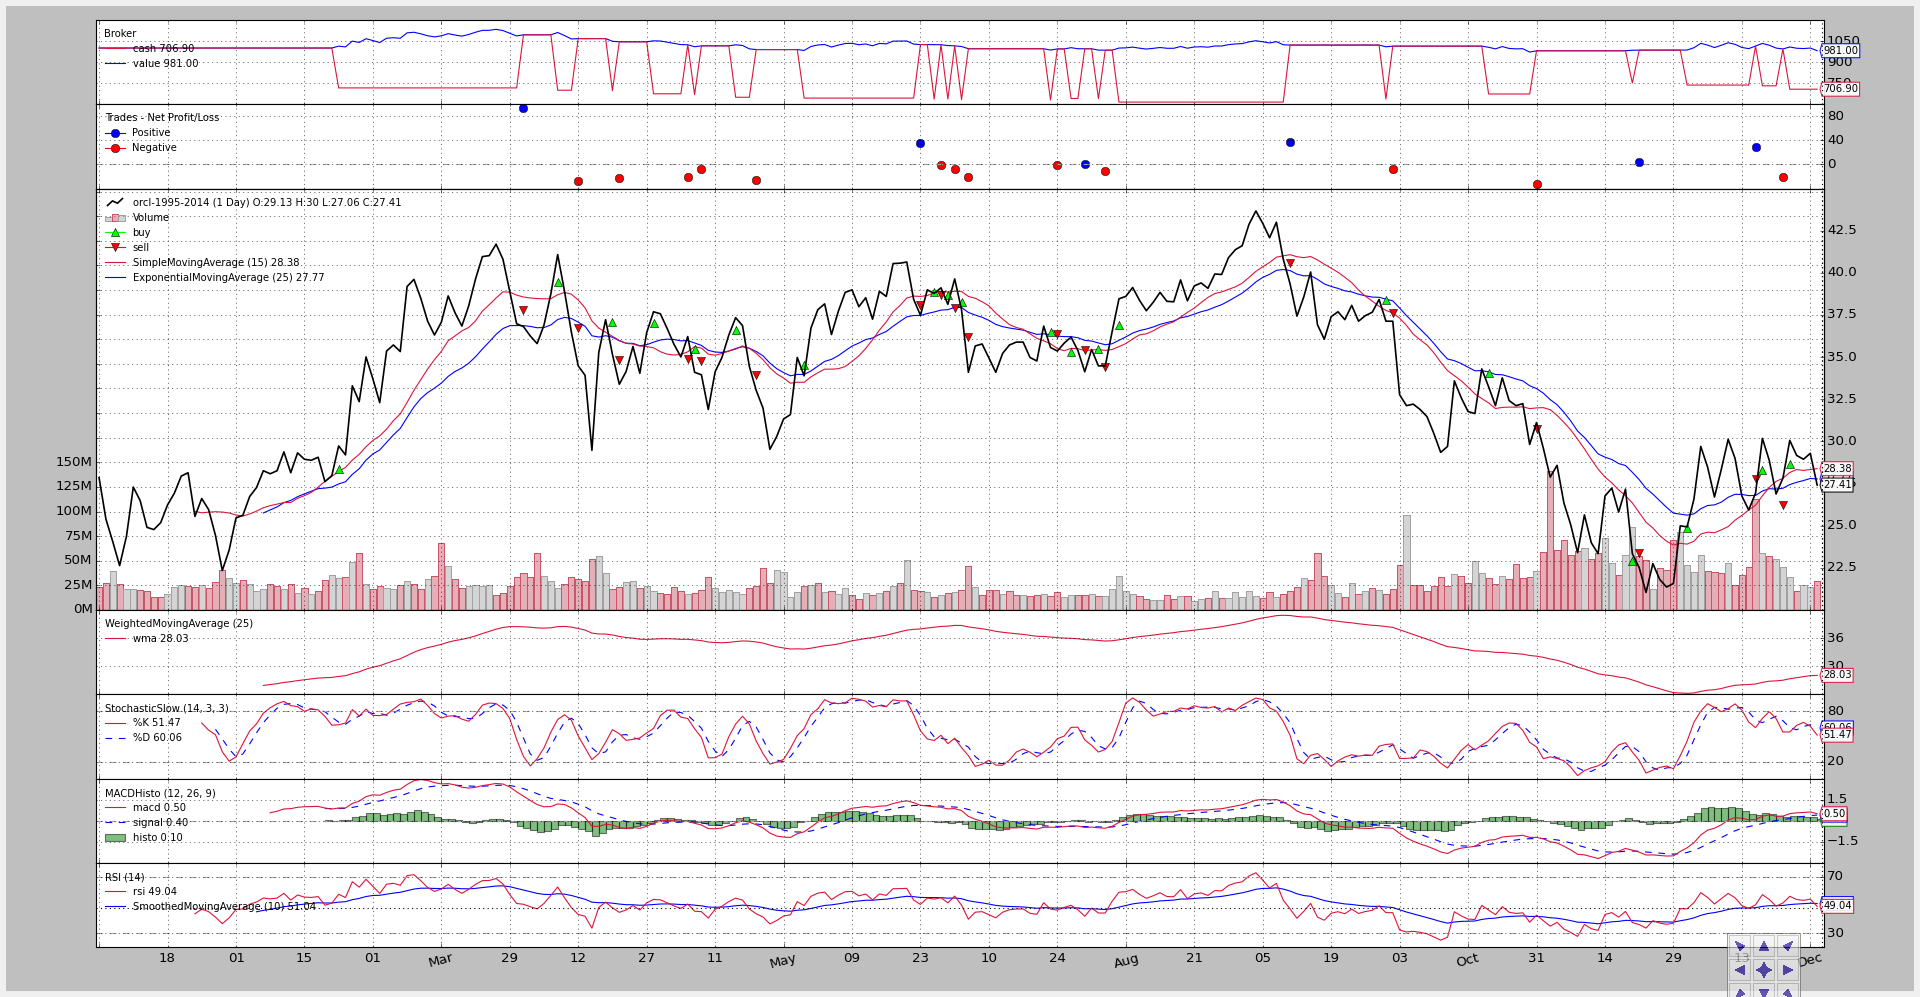

Python code for this plot:
#!/usr/bin/env python
# -*- coding: utf-8; py-indent-offset:4 -*-
###############################################################################
#
# Copyright (C) 2015, 2016 Daniel Rodriguez
#
# This program is free software: you can redistribute it and/or modify
# it under the terms of the GNU General Public License as published by
# the Free Software Foundation, either version 3 of the License, or
# (at your option) any later version.
#
# This program is distributed in the hope that it will be useful,
# but WITHOUT ANY WARRANTY; without even the implied warranty of
# MERCHANTABILITY or FITNESS FOR A PARTICULAR PURPOSE.  See the
# GNU General Public License for more details.
#
# You should have received a copy of the GNU General Public License
# along with this program.  If not, see <http://www.gnu.org/licenses/>.
#
###############################################################################
from __future__ import (absolute_import, division, print_function,
                        unicode_literals)

import datetime  # For datetime objects
import os.path  # To manage paths
import sys  # To find out the script name (in argv[0])

# Import the backtrader platform
import backtrader as bt


# Create a Stratey
class TestStrategy(bt.Strategy):
    params = (
        ('maperiod', 15),
    )

    def log(self, txt, dt=None):
        ''' Logging function fot this strategy'''
        dt = dt or self.datas[0].datetime.date(0)
        print('%s, %s' % (dt.isoformat(), txt))

    def __init__(self):
        # Keep a reference to the "close" line in the data[0] dataseries
        self.dataclose = self.datas[0].close

        # To keep track of pending orders and buy price/commission
        self.order = None
        self.buyprice = None
        self.buycomm = None

        # Add a MovingAverageSimple indicator
        self.sma = bt.indicators.SimpleMovingAverage(
            self.datas[0], period=self.params.maperiod)

        # Indicators for the plotting show
        bt.indicators.ExponentialMovingAverage(self.datas[0], period=25)
        bt.indicators.WeightedMovingAverage(self.datas[0], period=25,
                                            subplot=True)
        bt.indicators.StochasticSlow(self.datas[0])
        bt.indicators.MACDHisto(self.datas[0])
        rsi = bt.indicators.RSI(self.datas[0])
        bt.indicators.SmoothedMovingAverage(rsi, period=10)
        bt.indicators.ATR(self.datas[0], plot=False)

    def notify_order(self, order):
        if order.status in [order.Submitted, order.Accepted]:
            # Buy/Sell order submitted/accepted to/by broker - Nothing to do
            return

        # Check if an order has been completed
        # Attention: broker could reject order if not enougth cash
        if order.status in [order.Completed, order.Canceled, order.Margin]:
            if order.isbuy():
                self.log(
                    'BUY EXECUTED, Price: %.2f, Cost: %.2f, Comm %.2f' %
                    (order.executed.price,
                     order.executed.value,
                     order.executed.comm))

                self.buyprice = order.executed.price
                self.buycomm = order.executed.comm
            else:  # Sell
                self.log('SELL EXECUTED, Price: %.2f, Cost: %.2f, Comm %.2f' %
                         (order.executed.price,
                          order.executed.value,
                          order.executed.comm))

            self.bar_executed = len(self)

        # Write down: no pending order
        self.order = None

    def notify_trade(self, trade):
        if not trade.isclosed:
            return

        self.log('OPERATION PROFIT, GROSS %.2f, NET %.2f' %
                 (trade.pnl, trade.pnlcomm))

    def next(self):
        # Simply log the closing price of the series from the reference
        self.log('Close, %.2f' % self.dataclose[0])

        # Check if an order is pending ... if yes, we cannot send a 2nd one
        if self.order:
            return

        # Check if we are in the market
        if not self.position:

            # Not yet ... we MIGHT BUY if ...
            if self.dataclose[0] > self.sma[0]:

                # BUY, BUY, BUY!!! (with all possible default parameters)
                self.log('BUY CREATE, %.2f' % self.dataclose[0])

                # Keep track of the created order to avoid a 2nd order
                self.order = self.buy()

        else:

            if self.dataclose[0] < self.sma[0]:
                # SELL, SELL, SELL!!! (with all possible default parameters)
                self.log('SELL CREATE, %.2f' % self.dataclose[0])

                # Keep track of the created order to avoid a 2nd order
                self.order = self.sell()


if __name__ == '__main__':
    # Create a cerebro entity
    cerebro = bt.Cerebro()

    # Add a strategy
    cerebro.addstrategy(TestStrategy)

    # Datas are in a subfolder of the samples. Need to find where the script is
    # because it could have been called from anywhere
    modpath = os.path.dirname(os.path.abspath(sys.argv[0]))
    datapath = os.path.join(modpath, '../../datas/orcl-1995-2014.txt')

    # Create a Data Feed
    data = bt.feeds.YahooFinanceCSVData(
        dataname=datapath,
        # Do not pass values before this date
        fromdate=datetime.datetime(2000, 1, 1),
        # Do not pass values before this date
        todate=datetime.datetime(2000, 12, 31),
        # Do not pass values after this date
        reverse=False)

    # Add the Data Feed to Cerebro
    cerebro.adddata(data)

    # Set our desired cash start
    cerebro.broker.setcash(1000.0)

    # Add a FixedSize sizer according to the stake
    cerebro.addsizer(bt.sizers.FixedSize, stake=10)

    # Set the commission
    cerebro.broker.setcommission(commission=0.0)

    # Print out the starting conditions
    print('Starting Portfolio Value: %.2f' % cerebro.broker.getvalue())

    # Run over everything
    cerebro.run()

    # Print out the final result
    print('Final Portfolio Value: %.2f' % cerebro.broker.getvalue())

    # Plot the result
    cerebro.plot()
